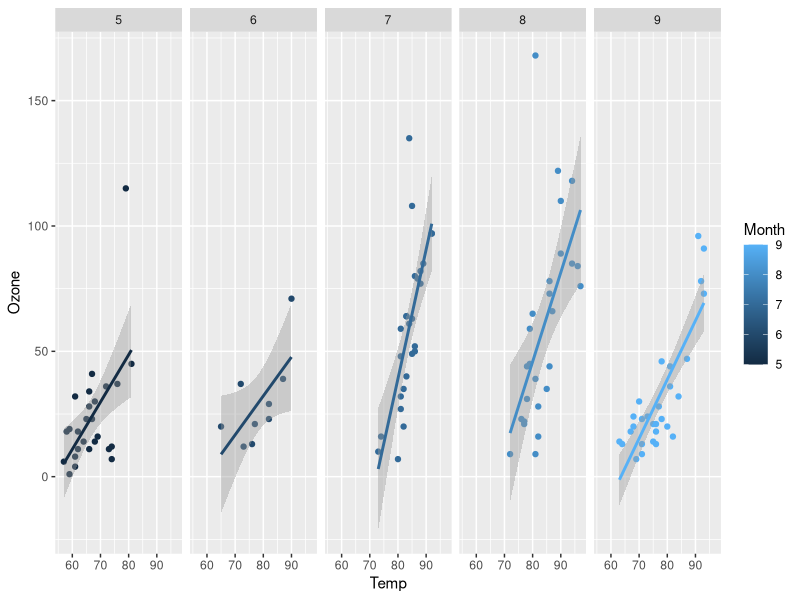

Reproduce this figure in R.
library(ggplot2)
#str(mpg)

#----------------------------------------------------------------
# Scatter plot
# x, y, data (specify the arg name data=)
# gg1.png
p<-qplot(displ,hwy,data=mpg)
#print(p)

# dot color variations, use drv column
# gg2.png
p<-qplot(displ,hwy,data=mpg,color=drv)
#print(p)

# Add geom - additional smooth line
# gg3.png
p<-qplot(displ,hwy,data=mpg,geom=c("point","smooth"))
#print(p)



#----------------------------------------------------------------
# Histogram
# specify the fill category
# gg4.png
p<-qplot(hwy,data=mpg,fill=drv)
#print(p)

# gg4-2.png
p<-qplot(hwy,data=mpg,fill=drv,binwidth=4)
#print(p)

#----------------------------------------------------------------
# Multiple Panels

# x,y for each drv column 
# Draw Horizontal way
# gg5.png
p<-qplot(displ,hwy,data=mpg,facets=.~drv)
#print(p)

# x,y for each drv column 
# Draw Vertical way
# gg6.png
p<-qplot(displ,hwy,data=mpg,facets=drv~.)
#print(p)

#----------------------------------------------------------------------------------
library(datasets)
# airquality demo instead of maacs
#qplot(Wind, Ozone, data = airquality, facets =.~factor(Month))

#------------------------------------------------------------------
# hist
# gg7.png
p<-qplot(Ozone, data = airquality)
#print(p)

# hist + stack
# gg7-2.png
p<-qplot(Ozone, data = airquality,fill=Month)
#print(p)

#------------------------------------------------------------------
# smooth fit - linear regression model 
# gg8.png
p<-qplot(Temp, Ozone, data = airquality, facets=.~Month, 
         geom = c("point", "smooth"), method = "lm")
#print(p)

#------------------------------------------------------------------
# density
# gg9.png
p<-qplot(Ozone, data = airquality, geom = "density")
#print(p)
# gg10.png
p<-qplot(Ozone, data = airquality, geom = "density",color=Month)
#print(p)

#------------------------------------------------------------------
# Scatter
# gg11.png
# specify the shape == symbol type
p<-qplot(Temp, Ozone, data = airquality, shape=Month)
#print(p)

# gg12.png
p<-qplot(Temp, Ozone, data = airquality, color=Month)
#print(p)

# gg13.png
p<-qplot(Temp, Ozone, data = airquality, 
         geom=c("point","smooth"), 
         color=Month, 
         method=lm, 
         facets=.~Month)
print(p)



















